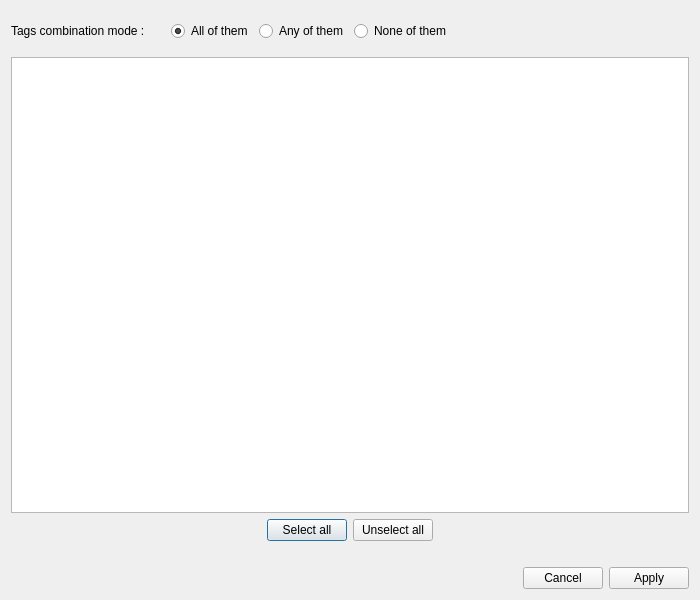
<?xml version="1.0" encoding="UTF-8"?>
<ui version="4.0">
 <class>SetFilterTagsDialog</class>
 <widget class="QDialog" name="SetFilterTagsDialog">
  <property name="geometry">
   <rect>
    <x>0</x>
    <y>0</y>
    <width>700</width>
    <height>600</height>
   </rect>
  </property>
  <property name="windowTitle">
   <string>Selection of Tags as Filters</string>
  </property>
  <layout class="QVBoxLayout" name="verticalLayout_2">
   <item>
    <spacer name="verticalSpacer">
     <property name="orientation">
      <enum>Qt::Orientation::Vertical</enum>
     </property>
     <property name="sizeType">
      <enum>QSizePolicy::Policy::Fixed</enum>
     </property>
     <property name="sizeHint" stdset="0">
      <size>
       <width>20</width>
       <height>10</height>
      </size>
     </property>
    </spacer>
   </item>
   <item>
    <layout class="QHBoxLayout" name="horizontalLayout_2">
     <item>
      <widget class="QLabel" name="label_2">
       <property name="text">
        <string>Tags combination mode :</string>
       </property>
      </widget>
     </item>
     <item>
      <spacer name="horizontalSpacer_2">
       <property name="orientation">
        <enum>Qt::Orientation::Horizontal</enum>
       </property>
       <property name="sizeType">
        <enum>QSizePolicy::Policy::Fixed</enum>
       </property>
       <property name="sizeHint" stdset="0">
        <size>
         <width>20</width>
         <height>20</height>
        </size>
       </property>
      </spacer>
     </item>
     <item>
      <widget class="QRadioButton" name="allRadioButton">
       <property name="sizePolicy">
        <sizepolicy hsizetype="Minimum" vsizetype="Preferred">
         <horstretch>0</horstretch>
         <verstretch>0</verstretch>
        </sizepolicy>
       </property>
       <property name="toolTip">
        <string>&lt;html&gt;&lt;head/&gt;&lt;body&gt;&lt;p&gt;Any Cash Stream Definition displayed must be linked to &lt;span style=&quot; text-decoration: underline;&quot;&gt;ALL&lt;/span&gt; the selected tags below.&lt;/p&gt;&lt;/body&gt;&lt;/html&gt;</string>
       </property>
       <property name="text">
        <string>All of them</string>
       </property>
       <property name="checked">
        <bool>true</bool>
       </property>
       <attribute name="buttonGroup">
        <string notr="true">buttonGroup</string>
       </attribute>
      </widget>
     </item>
     <item>
      <widget class="QRadioButton" name="anyRadioButton">
       <property name="sizePolicy">
        <sizepolicy hsizetype="Minimum" vsizetype="Preferred">
         <horstretch>0</horstretch>
         <verstretch>0</verstretch>
        </sizepolicy>
       </property>
       <property name="toolTip">
        <string>&lt;html&gt;&lt;head/&gt;&lt;body&gt;&lt;p&gt;Any Cash Stream Definition displayed must be linked to &lt;span style=&quot; text-decoration: underline;&quot;&gt;at least one&lt;/span&gt; of the selected tags below.&lt;/p&gt;&lt;/body&gt;&lt;/html&gt;</string>
       </property>
       <property name="text">
        <string>Any of them</string>
       </property>
       <property name="checked">
        <bool>false</bool>
       </property>
       <attribute name="buttonGroup">
        <string notr="true">buttonGroup</string>
       </attribute>
      </widget>
     </item>
     <item>
      <widget class="QRadioButton" name="noneRadioButton">
       <property name="toolTip">
        <string>&lt;html&gt;&lt;head/&gt;&lt;body&gt;&lt;p&gt;Any Cash Stream Definition displayed must be NOT be linked to any of the selected tags below.&lt;/p&gt;&lt;/body&gt;&lt;/html&gt;</string>
       </property>
       <property name="text">
        <string>None of them</string>
       </property>
       <attribute name="buttonGroup">
        <string notr="true">buttonGroup</string>
       </attribute>
      </widget>
     </item>
     <item>
      <spacer name="horizontalSpacer_3">
       <property name="orientation">
        <enum>Qt::Orientation::Horizontal</enum>
       </property>
       <property name="sizeHint" stdset="0">
        <size>
         <width>40</width>
         <height>20</height>
        </size>
       </property>
      </spacer>
     </item>
    </layout>
   </item>
   <item>
    <spacer name="verticalSpacer_2">
     <property name="orientation">
      <enum>Qt::Orientation::Vertical</enum>
     </property>
     <property name="sizeType">
      <enum>QSizePolicy::Policy::Fixed</enum>
     </property>
     <property name="sizeHint" stdset="0">
      <size>
       <width>20</width>
       <height>10</height>
      </size>
     </property>
    </spacer>
   </item>
   <item>
    <widget class="QListWidget" name="listWidget">
     <property name="alternatingRowColors">
      <bool>true</bool>
     </property>
     <property name="selectionMode">
      <enum>QAbstractItemView::SelectionMode::ExtendedSelection</enum>
     </property>
     <property name="sortingEnabled">
      <bool>true</bool>
     </property>
    </widget>
   </item>
   <item>
    <layout class="QHBoxLayout" name="horizontalLayout_Select">
     <item>
      <spacer name="horizontalSpacer_4">
       <property name="orientation">
        <enum>Qt::Orientation::Horizontal</enum>
       </property>
       <property name="sizeHint" stdset="0">
        <size>
         <width>40</width>
         <height>20</height>
        </size>
       </property>
      </spacer>
     </item>
     <item>
      <widget class="QPushButton" name="selectAllPushButton">
       <property name="text">
        <string>Select all</string>
       </property>
      </widget>
     </item>
     <item>
      <widget class="QPushButton" name="unselectAllPushButton">
       <property name="text">
        <string>Unselect all</string>
       </property>
      </widget>
     </item>
     <item>
      <spacer name="horizontalSpacer_5">
       <property name="orientation">
        <enum>Qt::Orientation::Horizontal</enum>
       </property>
       <property name="sizeHint" stdset="0">
        <size>
         <width>40</width>
         <height>20</height>
        </size>
       </property>
      </spacer>
     </item>
    </layout>
   </item>
   <item>
    <spacer name="verticalSpacer_4">
     <property name="orientation">
      <enum>Qt::Orientation::Vertical</enum>
     </property>
     <property name="sizeType">
      <enum>QSizePolicy::Policy::Fixed</enum>
     </property>
     <property name="sizeHint" stdset="0">
      <size>
       <width>20</width>
       <height>20</height>
      </size>
     </property>
    </spacer>
   </item>
   <item>
    <layout class="QHBoxLayout" name="horizontalLayout_ApplyClose">
     <item>
      <spacer name="horizontalSpacer">
       <property name="orientation">
        <enum>Qt::Orientation::Horizontal</enum>
       </property>
       <property name="sizeHint" stdset="0">
        <size>
         <width>40</width>
         <height>20</height>
        </size>
       </property>
      </spacer>
     </item>
     <item>
      <widget class="QPushButton" name="cancelPushButton">
       <property name="text">
        <string>Cancel</string>
       </property>
      </widget>
     </item>
     <item>
      <widget class="QPushButton" name="applyPushButton">
       <property name="text">
        <string>Apply</string>
       </property>
      </widget>
     </item>
    </layout>
   </item>
  </layout>
 </widget>
 <resources/>
 <connections/>
 <buttongroups>
  <buttongroup name="buttonGroup"/>
 </buttongroups>
</ui>
